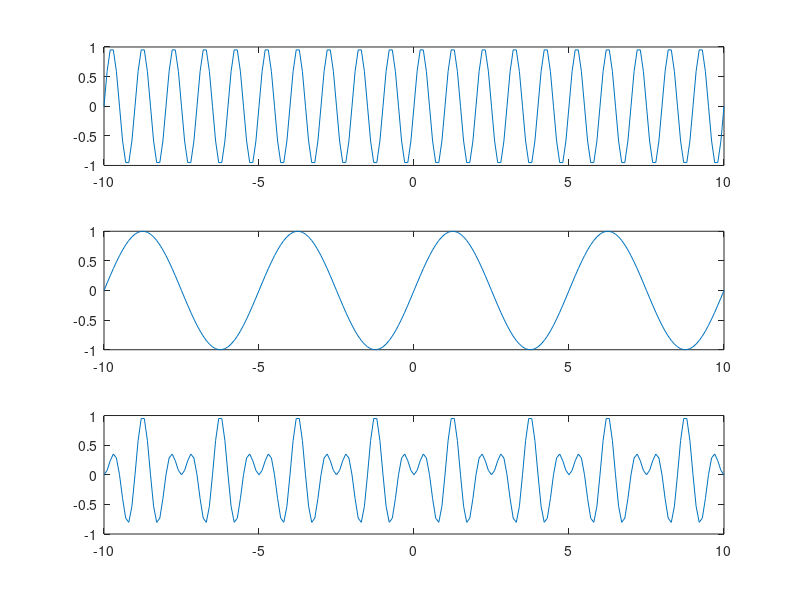

The MATLAB script that drew this image:
t = -10:0.1:10;
T1=1;
f1=1/T1;

T2=5;
f2=1/T2;

x = sin(2*pi*f1*t);
y = sin(2*pi*f2*t);

mod_sig = x.*y;
% for i = 1:201
%     if mod_sig(i) >= y(i)
%         mod_sig(i) = y(i)
%     end
% end
subplot(3,1,1);
plot(t,x);

subplot(3,1,2);
plot(t,y);

subplot(3,1,3);
plot(t,mod_sig);
